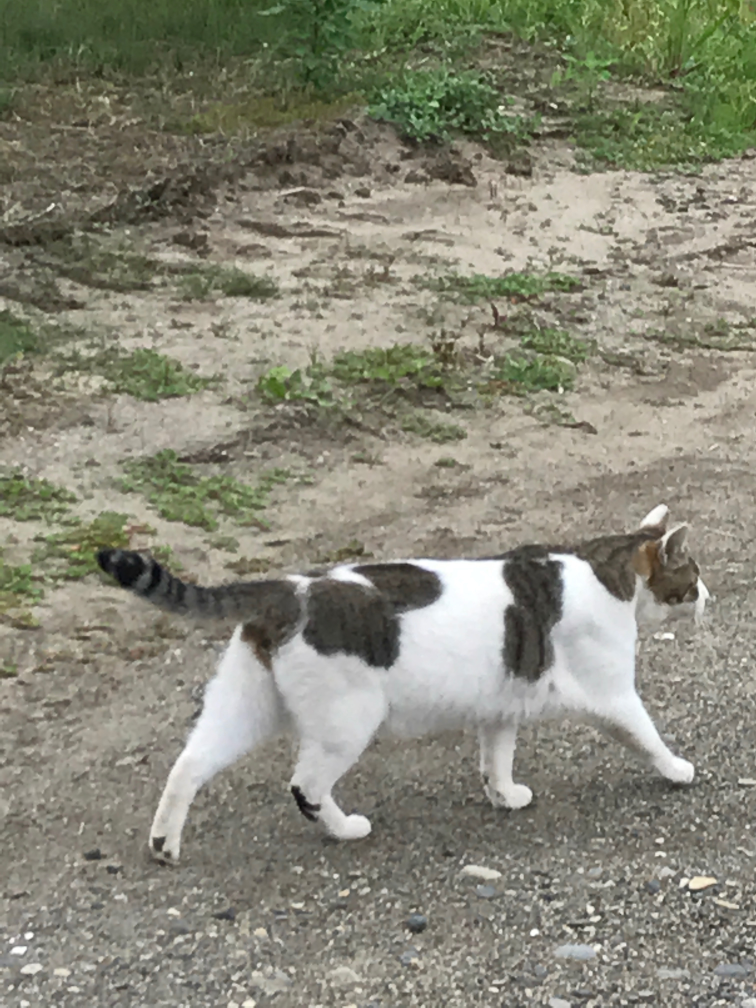
#> input picture book/深層学習の教科書/ch15_opencv/use/cleansing_data/sample.jpg, 3024 x 4032 px (shown at 1/4 size)
$ jupyter execute --allow-errors main.ipynb
#> lines starting #> are read from the running program, lines starting #| are printed output that depends on the picture; after the words box and inside, x2 and y2 are one past the last pixel; in counts of white or black regions, pixels touching at a corner belong together
[cell 1]
# 閾値(しきいち)処理
# 画像の容量を小さくするために、一定以上明るいもの、あるいは一定以上暗いものを全て同じ値にしてしまうこと
import numpy as np
import cv2

img = cv2.imread('cleansing_data/sample.jpg')
#> img is the input picture: shape (4032, 3024, 3); mean B, G, R 118.5, 134.3, 134.7

img2 = cv2.resize(img, (img.shape[1] // 6, img.shape[0] // 6))
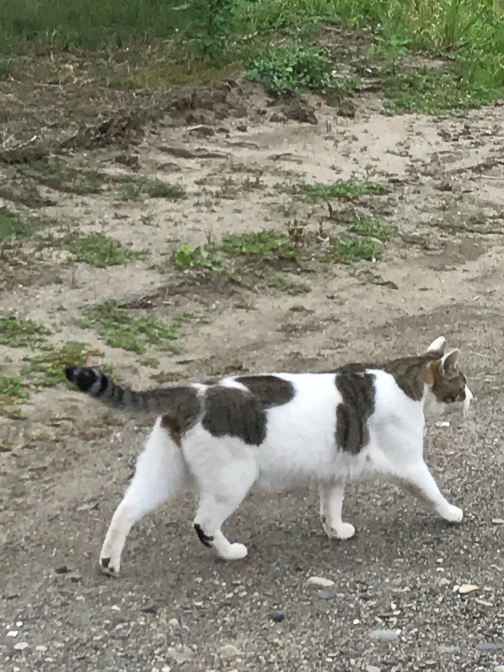
#> img2: shape (672, 504, 3); mean B, G, R 118.7, 134.4, 134.9

retval, my_img = cv2.threshold(img2, 100, 255, cv2.THRESH_BINARY)
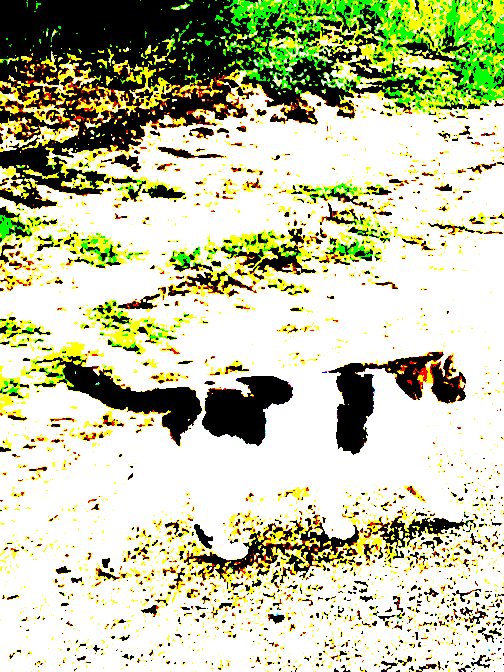
#> my_img: shape (672, 504, 3); mean B, G, R 162.1, 199.2, 195.1

cv2.imshow('sample', my_img)
cv2.waitKey(0)

[cell 2]
# マスキング
# (マスク用の画像を使って)画像の一部分のみを取り出す
import numpy as np
import cv2

img = cv2.imread('cleansing_data/sample.jpg')

mask = cv2.imread('cleansing_data/mask.png', 0)
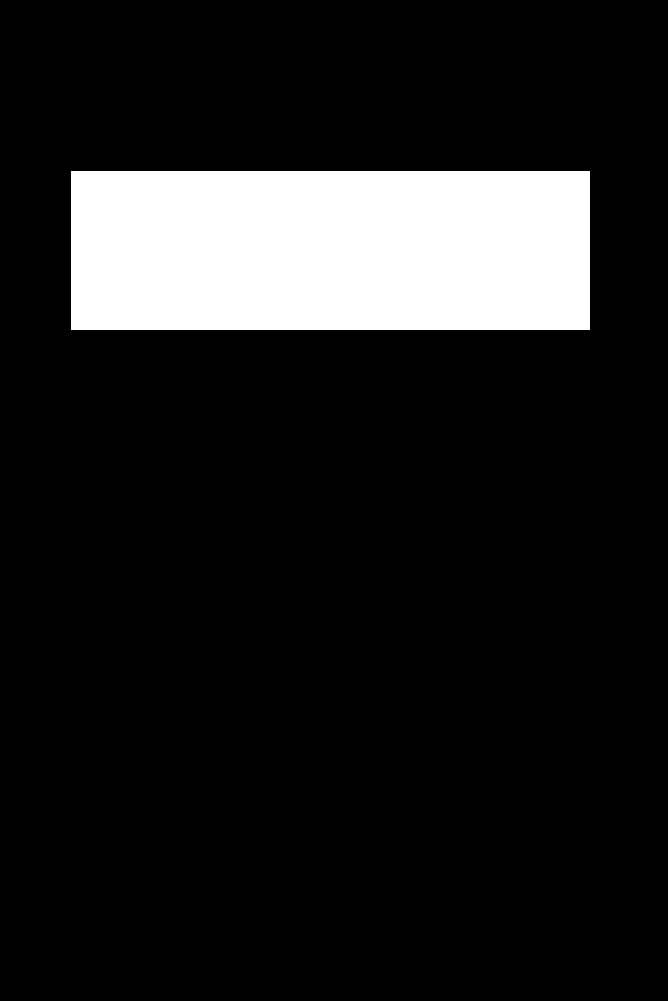
#> input picture book/深層学習の教科書/ch15_opencv/use/cleansing_data/mask.png, 668 x 1001 px
#> mask: shape (1001, 668); 12.3% white; 1 white region, box (x1, y1, x2, y2) and area: (71, 171, 590, 330) 82521

mask = cv2.resize(mask, (img.shape[1] // 6, img.shape[0] // 6))
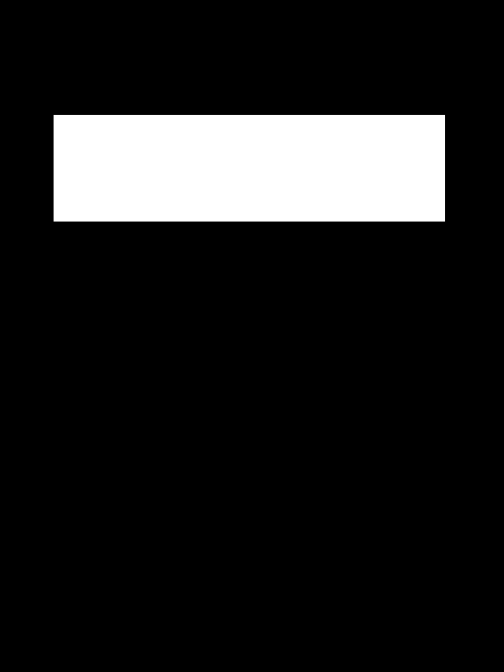
#> mask: shape (672, 504); min 0, max 255, mean 31.4

retval, mask = cv2.threshold(mask, 0, 255, cv2.THRESH_BINARY_INV)
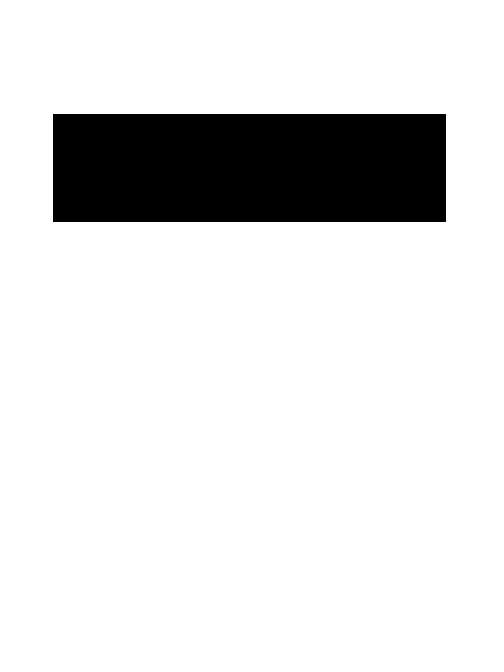
#> mask: shape (672, 504); 87.5% white; 1 black region, box (x1, y1, x2, y2) and area: (53, 114, 446, 222) 42444

#> (the rest of this cell did not finish here and is left out)

[cell 3]
# ぼかし
import numpy as np
import cv2

img = cv2.imread('cleansing_data/sample.jpg')

img2 = cv2.resize(img, (img.shape[1] // 6, img.shape[0] // 6))

my_img = cv2.GaussianBlur(img2, (21, 21), 0)
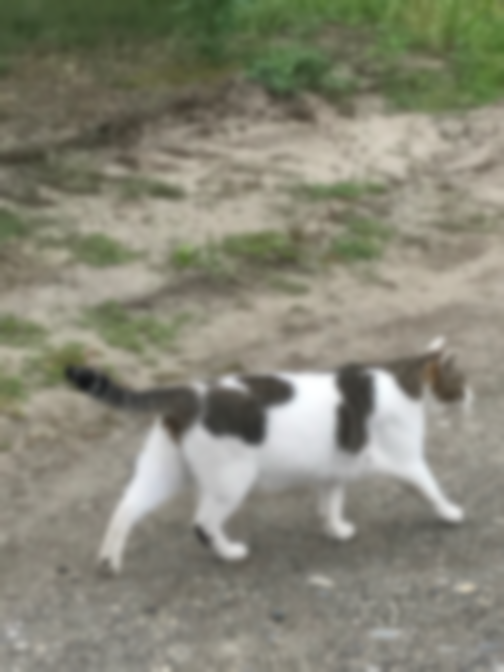
#> my_img: shape (672, 504, 3); mean B, G, R 118.7, 134.4, 134.9

cv2.imshow('sample3', my_img)
cv2.waitKey(0)

[cell 4]
# ノイズの除去
import numpy as np
import cv2

img = cv2.imread('cleansing_data/sample.jpg')

img2 = cv2.resize(img, (img.shape[1] // 6, img.shape[0] // 6))

my_img = cv2.fastNlMeansDenoisingColored(img2)

cv2.imshow('sample', my_img)
cv2.waitKey(0)

[cell 5]
# 膨張・収縮
import numpy as np
import cv2

img = cv2.imread('cleansing_data/sample.jpg')

img2 = cv2.resize(img, (img.shape[1] // 6, img.shape[0] // 6))

filt = np.array([[0, 1, 0], [1, 0, 1], [0, 1, 0]], np.uint8)

my_img = cv2.erode(img2, filt)
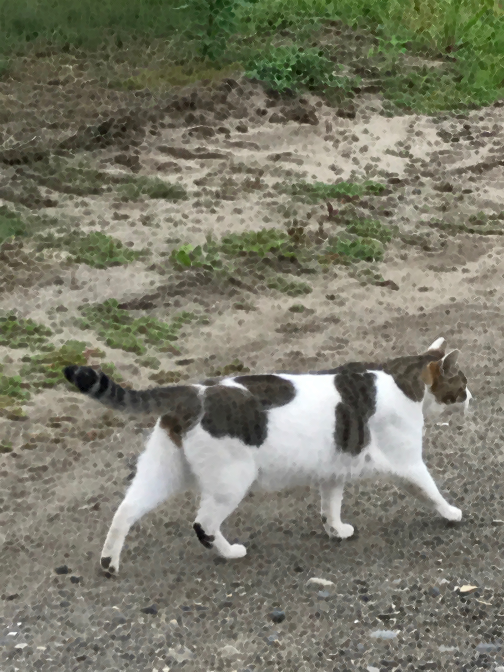
#> my_img: shape (672, 504, 3); mean B, G, R 106.5, 122.1, 122.7

cv2.imshow('sample', my_img)
cv2.waitKey(0)
